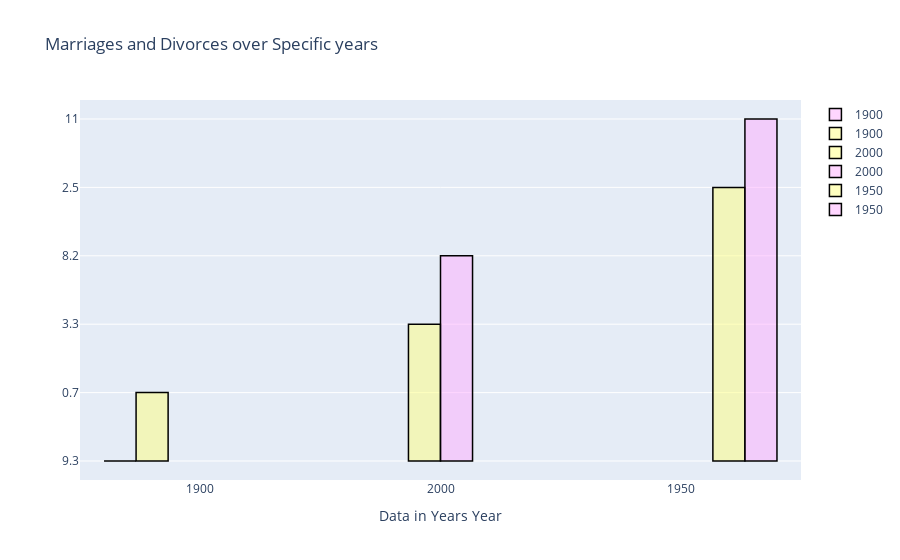

The notebook cell saved with this chart:
### Code cell
df1900 = us[us1.Year == '1900'].iloc[:1000,:]
df2000 = us1[us1.Year == '2000'].iloc[:100,:]
df1950 = us1[us1.Year == '1950'].iloc[:100,:]

import plotly.graph_objs as go
trace1 = go.Bar(
                x = df1900.Year,
                y = df1900.Marriages_per_1000, 
                name = "1900",
                marker = dict(color = 'rgba(255, 174, 255, 0.5)',
                             line=dict(color='rgb(0,0,0)',width=1.5)),
               )
trace2 = go.Bar(
                x = df1900.Year,
                y = df1900.Divorces_per_1000, 
                name = "1900",
                marker = dict(color = 'rgba(255, 255, 128, 0.5)',
                             line=dict(color='rgb(0,0,0)',width=1.5)),
               )


trace3 = go.Bar(
                x = df2000.Year,
                y = df2000.Divorces_per_1000,
                name = "2000",
                marker = dict(color = 'rgba(255, 255, 128, 0.5)',
                              line=dict(color='rgb(0,0,0)',width=1.5)),
     
                )
    
trace4 = go.Bar(
                x = df2000.Year,
                y = df2000.Marriages_per_1000,
                name = "2000",
                marker = dict(color = 'rgba(255, 174, 255, 0.5)',
                              line=dict(color='rgb(0,0,0)',width=1.5)),
                )
trace5 = go.Bar(
                x = df1950.Year,
                y = df1950.Divorces_per_1000,
                name = "1950",
                marker = dict(color = 'rgba(255, 255, 128, 0.5)',
                              line=dict(color='rgb(0,0,0)',width=1.5)),
    
               )
    
trace6 = go.Bar(
                x = df1950.Year,
                y = df1950.Marriages_per_1000,
                name = "1950",
                marker = dict(color = 'rgba(255, 174, 255, 0.5)',
                              line=dict(color='rgb(0,0,0)',width=1.5)),
    
                )
data = [trace1, trace2, trace3, trace4, trace5, trace6]
layout = go.Layout(barmode = "group")
layout = dict(title = 'Marriages and Divorces over Specific years',
              xaxis= dict(title= 'Data in Years Year',ticklen= 5,zeroline= False)
             )
fig = go.Figure(data = data, layout = layout)
iplot(fig)

### Figure 1 — Plotly figure (JSON) as saved in the notebook; plotly's stock layout.template omitted (floating-point values rounded to 4 significant figures)
{"data": [{"marker": {"color": "rgba(255, 174, 255, 0.5)", "line": {"color": "rgb(0,0,0)", "width": 1.5}}, "name": "1900", "type": "bar", "x": ["1900"], "y": ["9.3"]}, {"marker": {"color": "rgba(255, 255, 128, 0.5)", "line": {"color": "rgb(0,0,0)", "width": 1.5}}, "name": "1900", "type": "bar", "x": ["1900"], "y": ["0.7"]}, {"marker": {"color": "rgba(255, 255, 128, 0.5)", "line": {"color": "rgb(0,0,0)", "width": 1.5}}, "name": "2000", "type": "bar", "x": ["2000"], "y": ["3.3"]}, {"marker": {"color": "rgba(255, 174, 255, 0.5)", "line": {"color": "rgb(0,0,0)", "width": 1.5}}, "name": "2000", "type": "bar", "x": ["2000"], "y": ["8.2"]}, {"marker": {"color": "rgba(255, 255, 128, 0.5)", "line": {"color": "rgb(0,0,0)", "width": 1.5}}, "name": "1950", "type": "bar", "x": ["1950"], "y": ["2.5"]}, {"marker": {"color": "rgba(255, 174, 255, 0.5)", "line": {"color": "rgb(0,0,0)", "width": 1.5}}, "name": "1950", "type": "bar", "x": ["1950"], "y": ["11"]}], "layout": {"title": {"text": "Marriages and Divorces over Specific years"}, "xaxis": {"ticklen": 5, "title": {"text": "Data in Years Year"}, "zeroline": false}}}
